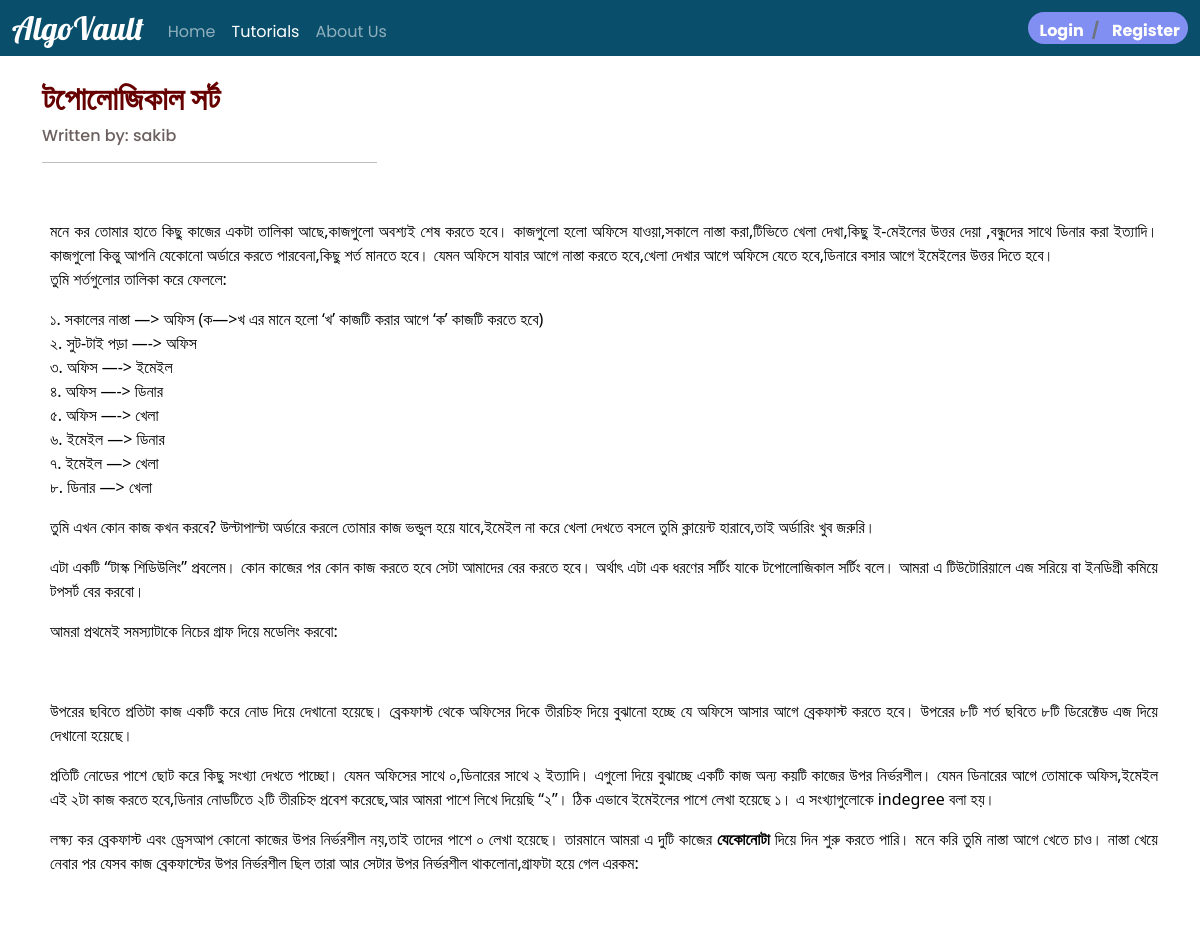
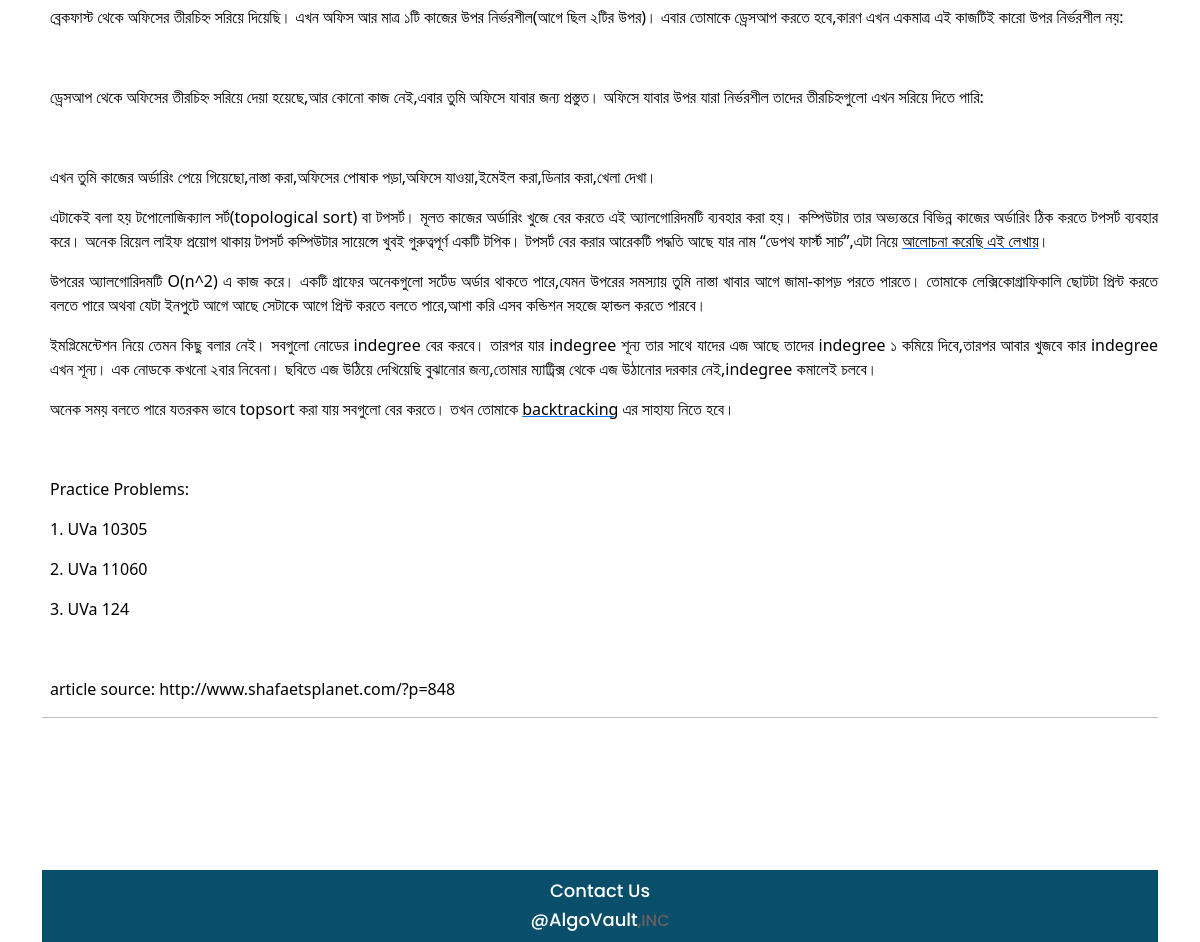
/details/20, run on the app's committed database (2 pictures, top to bottom).
### main_app/models.py (models this page shows, shortened)
class Tutorial(models.Model):
    tag_choices = (
        ('প্রোগ্রামিং বাসিক', 'রোগ্রামিং বাসিক'),
        ('নাম্বার থিওরি', 'নাম্বার থিওরি'),
        ('ডাটা স্ট্রাকচার', 'ডাটা স্ট্রাকচার'),
        ('ডাইনামিক প্রোগ্রামিং', 'ডাইনামিক প্রোগ্রামিং'),
        ('গ্রাফ থিওরি', 'গ্রাফ থিওরি')
    )
    level_choices = (
        (1, 1), (2, 2), (3, 3), (4, 4), (5, 5)
    )
    title = models.CharField(max_length=200, null=True)
    tag = models.CharField(max_length=100, choices=tag_choices)
    level = models.IntegerField(null=True, choices=level_choices)
    content = RichTextField()
    isApproved = models.BooleanField(default=False)
    author = models.ForeignKey(User, on_delete=models.CASCADE)

### main_app/views.py (the view)
# urls.py: path('details/<tut_id>', views.tutorial_details, name='tutDetails'),
def tutorial_details(request, tut_id):
    tut_obj = Tutorial.objects.filter(id=tut_id).first()
    done = False
    try:
        read = Reading_list.objects.filter(user=request.user, article__id=tut_id).first()
        if read is not None:
            done = True
    except:
        pass
    return render(request, 'main_app/tutorialdetails.html', {'tutorial': tut_obj, 'read': done})

### main_app/Templates/main_app/tutorialdetails.html (shortened to what this page needs)
<!DOCTYPE html>
{% load static %}
<html lang="en">
<head>
   <link rel="stylesheet" href="{% static 'main_app/tutorialdetails.css' %}">
    <link rel="stylesheet" href="{% static 'main_app/all.css' %}">
    <link rel="stylesheet" href="{% static 'main_app/bootstrap.min.css' %}">
</head>
<body>
    <section>
   <nav class="navbar navbar-expand-md navbar-dark">
    <div class="container-fluid">
      <a class="navbar-brand" href="{% url 'home' %}">AlgoVault</a>
    <div class="collapse navbar-collapse" id="navbarSupportedContent">
        <ul class="navbar-nav me-auto mb-1 ">
        <li class="nav-item">
            <a class="nav-link"  href="{% url 'home' %}">Home</a>
        </li>
        <li class="nav-item">
            <a class="nav-link active" area-current="page" href="{% url 'tutorials' %}">Tutorials</a>
        </li>
        <li class="nav-item">
            <a class="nav-link" href="{% url 'aboutUs' %}">About Us</a>
        </li>
        </ul>
    {% if user.is_authenticated %}
        <form class="d-flex">
            <div class="dropdown">
                <button class="btn btn-info dropdown-toggle" type="button" id="dropdownMenuButton" data-toggle="dropdown" aria-haspopup="true" aria-expanded="false">
                    {{ user.username }}
                </button>
                <div class="dropdown-menu " aria-labelledby="dropdownMenuButton">
                    <a class="dropdown-item" href="{% url 'profile' %}">Profile</a>
                            <a class="dropdown-item" href="{% url 'approvedposts' %}">My Posts</a>
                            <a class="dropdown-item" href="{% url 'progress' %}">My Progress</a>
                </div>
            </div>
            <button style="background-color: #818FF2;padding: 5px 5px;border: 0;font-family: 'poppins',sans-serif;font-style: normal;font-weight: 400;color: #FFFFFF;font-size: 1rem;width: 113px;border-radius: 4px;margin-right: 10px;margin-left: 1.5vw;" class="btn btn-primary" type="submit" formaction="{% url 'logout' %}">Log Out</button>
        </form>
    {% else %}
        <div class="box ">
            <div class="breadcrumb">
              <li class="breadcrumb-item"><a href="{% url 'login' %}">Login</a></li>
              <li class="breadcrumb-item"><a href="{% url 'signup' %}">Register</a></li>
            </div>
        </div>
    {% endif %}
    </div>
    </div>
    </nav>
    </section>
    <div class="container">
        <h2 class="heading">{{ tutorial.title }}</h2>
        <h6>Written by: {{ tutorial.author.username }}</h6>
        <hr class="hr1">
<br>
<p>{{ tutorial.content | safe }}</p>
      <div class="col">
        <hr class="hr2">
          </div>
            <br><br>
    <footer>
        <h6> <a href="{% url 'contactUs' %}">Contact Us</a> </h6>
        <h6> <a href="#">@AlgoVault</a>,INC</h6>
    </footer>
</body>
</html>

### main_app/static/main_app/tutorialdetails.css (style rules this page uses)
body { background-color: FFFFFF !important; color: rgb(204, 204, 204) !important; }
.navbar { background-color: #094F6C; height: 7vh!important; }
.navbar-brand { font-family: 'Lobster', cursive; font-style: normal; font-weight: normal; font-size: 2rem!important; font-weight: 500; }
.box { font-family: 'Poppins'; font-weight: bold; border: 0px solid #818FF2; background-color: #818FF2; border-radius: 30px; height: 4vh; width: 160px; padding: 6.5px; }
.box li a { font-size: 1rem; margin-left: 5px; margin-top: 20px; align-items: center; color: #fff; text-decoration: none; }
.nav-link { font-family: 'Poppins', sans-serif; font-style: normal; font-size: 1em; line-height: 0px; justify-content: space-between; margin-top: 1.5vh; }
footer { height: 36px; font-family: 'Poppins', sans-serif; font-style: normal; font-weight: bold; font-size: 1em; line-height: 36px; text-align: center; margin-top:7px; color: white; }
footer { text-decoration: none; background-color: rgb(148, 181, 231); color:white; margin-top: 10vh; background: #094F6C; padding-top: 10px; height: 72px; }
footer a { text-decoration: none; color: white; font-size: 18px; font-style: normal; margin-top: 80px!important; }
.heading { color: #660000; font-family: 'Poppins', sans-serif; font-weight: 700; margin-top: 3vh; }
h6 { font-family: 'Poppins', sans-serif; color: rgb(107, 95, 95); }
p { color: black; margin-left: 1vh; text-align: justify; }
.hr1 { color: black !important; width: 30%; }
.hr2 { color: black !important; margin-bottom: 3vh; }

### data on the page
Tutorial: title "টপোলোজিকাল সর্ট", author.username "sakib", content "মনে কর তোমার হাতে কিছু কাজের একটা তালিকা আছে,কাজগুলো অবশ্যই শেষ করতে হবে। কাজগুলো হলো অফিসে যাওয়া,সকালে নাস্তা করা,টিভিতে খেলা দেখা,কিছু ই-মেইলের উত্তর দেয়া ,বন্ধুদের সাথে ডিনার করা ইত্যাদি। কাজগুলো কিন্তু আপনি যেকোনো অর্ডারে করতে পারবেনা,কিছু শর্ত মানতে হবে। যেমন অফিসে যাবার আগে নাস্তা করতে হবে,খেলা দেখার আগে অফিসে যেতে হবে,ডিনারে বসার আগে ইমেইলের উত্তর দিতে হবে। তুমি শর্তগুলোর তালিকা করে ফেললে: ১. সকালের নাস্তা —> অফিস (ক—>খ এর মানে হলো ‘খ’ কাজটি করার আগে ‘ক’ কাজটি করতে হবে) ২. সুট-টাই পড়া —-> অফিস ৩. অফিস —-> ইমেইল ৪. অফিস —-> ডিনার ৫. অফিস —-> খেলা ৬. ইমেইল —> ডিনার ৭. ইমেইল —> খেলা ৮. ডিনার —> খেলা তুমি এখন কোন কাজ কখন করবে? উল্টাপাল্টা অর্ডারে করলে তোমার কাজ ভন্ডুল হয়ে…"
